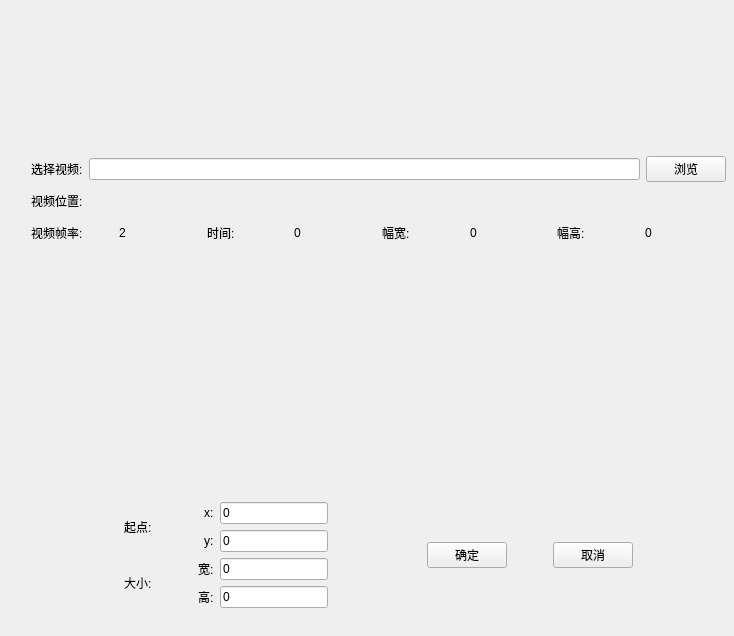
<?xml version="1.0" encoding="UTF-8"?>
<ui version="4.0">
 <class>Widget</class>
 <widget class="QWidget" name="Widget">
  <property name="geometry">
   <rect>
    <x>0</x>
    <y>0</y>
    <width>734</width>
    <height>636</height>
   </rect>
  </property>
  <property name="minimumSize">
   <size>
    <width>734</width>
    <height>636</height>
   </size>
  </property>
  <property name="maximumSize">
   <size>
    <width>734</width>
    <height>636</height>
   </size>
  </property>
  <property name="windowTitle">
   <string>Widget</string>
  </property>
  <widget class="QLabel" name="label_8">
   <property name="geometry">
    <rect>
     <x>50</x>
     <y>200</y>
     <width>54</width>
     <height>18</height>
    </rect>
   </property>
   <property name="text">
    <string/>
   </property>
  </widget>
  <widget class="QWidget" name="layoutWidget">
   <property name="geometry">
    <rect>
     <x>20</x>
     <y>20</y>
     <width>717</width>
     <height>599</height>
    </rect>
   </property>
   <layout class="QVBoxLayout" name="verticalLayout">
    <item>
     <spacer name="verticalSpacer_4">
      <property name="orientation">
       <enum>Qt::Vertical</enum>
      </property>
      <property name="sizeHint" stdset="0">
       <size>
        <width>20</width>
        <height>40</height>
       </size>
      </property>
     </spacer>
    </item>
    <item>
     <layout class="QHBoxLayout" name="horizontalLayout">
      <item>
       <widget class="QLabel" name="label">
        <property name="text">
         <string>选择视频:</string>
        </property>
       </widget>
      </item>
      <item>
       <widget class="QLineEdit" name="lineEdit_path"/>
      </item>
      <item>
       <widget class="QPushButton" name="path_btn">
        <property name="text">
         <string>浏览</string>
        </property>
       </widget>
      </item>
     </layout>
    </item>
    <item>
     <layout class="QHBoxLayout" name="horizontalLayout_3">
      <item>
       <widget class="QLabel" name="label_2">
        <property name="text">
         <string>视频位置:</string>
        </property>
       </widget>
      </item>
      <item>
       <widget class="QLabel" name="label_path">
        <property name="minimumSize">
         <size>
          <width>335</width>
          <height>26</height>
         </size>
        </property>
        <property name="maximumSize">
         <size>
          <width>335</width>
          <height>26</height>
         </size>
        </property>
        <property name="styleSheet">
         <string notr="true"/>
        </property>
        <property name="text">
         <string/>
        </property>
       </widget>
      </item>
      <item>
       <spacer name="horizontalSpacer">
        <property name="orientation">
         <enum>Qt::Horizontal</enum>
        </property>
        <property name="sizeHint" stdset="0">
         <size>
          <width>40</width>
          <height>20</height>
         </size>
        </property>
       </spacer>
      </item>
     </layout>
    </item>
    <item>
     <layout class="QHBoxLayout" name="horizontalLayout_2">
      <item>
       <widget class="QLabel" name="label_4">
        <property name="minimumSize">
         <size>
          <width>83</width>
          <height>26</height>
         </size>
        </property>
        <property name="maximumSize">
         <size>
          <width>83</width>
          <height>26</height>
         </size>
        </property>
        <property name="text">
         <string>视频帧率:</string>
        </property>
       </widget>
      </item>
      <item>
       <widget class="QLabel" name="rate_label">
        <property name="minimumSize">
         <size>
          <width>83</width>
          <height>26</height>
         </size>
        </property>
        <property name="maximumSize">
         <size>
          <width>83</width>
          <height>26</height>
         </size>
        </property>
        <property name="text">
         <string>2</string>
        </property>
       </widget>
      </item>
      <item>
       <widget class="QLabel" name="label_5">
        <property name="minimumSize">
         <size>
          <width>83</width>
          <height>26</height>
         </size>
        </property>
        <property name="maximumSize">
         <size>
          <width>83</width>
          <height>26</height>
         </size>
        </property>
        <property name="text">
         <string>时间:</string>
        </property>
       </widget>
      </item>
      <item>
       <widget class="QLabel" name="time_label">
        <property name="minimumSize">
         <size>
          <width>83</width>
          <height>26</height>
         </size>
        </property>
        <property name="maximumSize">
         <size>
          <width>83</width>
          <height>26</height>
         </size>
        </property>
        <property name="text">
         <string>0</string>
        </property>
       </widget>
      </item>
      <item>
       <widget class="QLabel" name="label_6">
        <property name="minimumSize">
         <size>
          <width>83</width>
          <height>26</height>
         </size>
        </property>
        <property name="maximumSize">
         <size>
          <width>83</width>
          <height>26</height>
         </size>
        </property>
        <property name="text">
         <string>幅宽:</string>
        </property>
       </widget>
      </item>
      <item>
       <widget class="QLabel" name="width_label">
        <property name="minimumSize">
         <size>
          <width>83</width>
          <height>26</height>
         </size>
        </property>
        <property name="maximumSize">
         <size>
          <width>83</width>
          <height>26</height>
         </size>
        </property>
        <property name="text">
         <string>0</string>
        </property>
       </widget>
      </item>
      <item>
       <widget class="QLabel" name="label_7">
        <property name="minimumSize">
         <size>
          <width>83</width>
          <height>26</height>
         </size>
        </property>
        <property name="maximumSize">
         <size>
          <width>83</width>
          <height>26</height>
         </size>
        </property>
        <property name="text">
         <string>幅高:</string>
        </property>
       </widget>
      </item>
      <item>
       <widget class="QLabel" name="height_label">
        <property name="minimumSize">
         <size>
          <width>83</width>
          <height>26</height>
         </size>
        </property>
        <property name="maximumSize">
         <size>
          <width>83</width>
          <height>26</height>
         </size>
        </property>
        <property name="text">
         <string>0</string>
        </property>
       </widget>
      </item>
     </layout>
    </item>
    <item>
     <spacer name="verticalSpacer_2">
      <property name="orientation">
       <enum>Qt::Vertical</enum>
      </property>
      <property name="sizeHint" stdset="0">
       <size>
        <width>20</width>
        <height>40</height>
       </size>
      </property>
     </spacer>
    </item>
    <item>
     <layout class="QGridLayout" name="label_layout" rowminimumheight="0" columnminimumwidth="0"/>
    </item>
    <item>
     <spacer name="verticalSpacer">
      <property name="orientation">
       <enum>Qt::Vertical</enum>
      </property>
      <property name="sizeHint" stdset="0">
       <size>
        <width>20</width>
        <height>40</height>
       </size>
      </property>
     </spacer>
    </item>
    <item>
     <layout class="QHBoxLayout" name="horizontalLayout_7">
      <item>
       <spacer name="horizontalSpacer_6">
        <property name="orientation">
         <enum>Qt::Horizontal</enum>
        </property>
        <property name="sizeHint" stdset="0">
         <size>
          <width>40</width>
          <height>20</height>
         </size>
        </property>
       </spacer>
      </item>
      <item>
       <layout class="QVBoxLayout" name="verticalLayout_2">
        <item>
         <layout class="QHBoxLayout" name="horizontalLayout_4">
          <item>
           <widget class="QLabel" name="label_10">
            <property name="text">
             <string>起点:</string>
            </property>
           </widget>
          </item>
          <item>
           <spacer name="horizontalSpacer_3">
            <property name="orientation">
             <enum>Qt::Horizontal</enum>
            </property>
            <property name="sizeHint" stdset="0">
             <size>
              <width>40</width>
              <height>20</height>
             </size>
            </property>
           </spacer>
          </item>
          <item>
           <layout class="QVBoxLayout" name="verticalLayout_3">
            <item>
             <layout class="QHBoxLayout" name="horizontalLayout_8">
              <item>
               <widget class="QLabel" name="label_3">
                <property name="text">
                 <string>x:</string>
                </property>
               </widget>
              </item>
              <item>
               <widget class="QLineEdit" name="lineEdit_start_x">
                <property name="text">
                 <string>0</string>
                </property>
               </widget>
              </item>
             </layout>
            </item>
            <item>
             <layout class="QHBoxLayout" name="horizontalLayout_9">
              <item>
               <widget class="QLabel" name="label_9">
                <property name="text">
                 <string>y:</string>
                </property>
               </widget>
              </item>
              <item>
               <widget class="QLineEdit" name="lineEdit_start_y">
                <property name="text">
                 <string>0</string>
                </property>
               </widget>
              </item>
             </layout>
            </item>
           </layout>
          </item>
         </layout>
        </item>
        <item>
         <layout class="QHBoxLayout" name="horizontalLayout_5">
          <item>
           <widget class="QLabel" name="label_11">
            <property name="text">
             <string>大小:</string>
            </property>
           </widget>
          </item>
          <item>
           <spacer name="horizontalSpacer_4">
            <property name="orientation">
             <enum>Qt::Horizontal</enum>
            </property>
            <property name="sizeHint" stdset="0">
             <size>
              <width>40</width>
              <height>20</height>
             </size>
            </property>
           </spacer>
          </item>
          <item>
           <layout class="QVBoxLayout" name="verticalLayout_4">
            <item>
             <layout class="QHBoxLayout" name="horizontalLayout_11">
              <item>
               <widget class="QLabel" name="label_12">
                <property name="text">
                 <string>宽:</string>
                </property>
               </widget>
              </item>
              <item>
               <widget class="QLineEdit" name="lineEdit_size_w">
                <property name="text">
                 <string>0</string>
                </property>
               </widget>
              </item>
             </layout>
            </item>
            <item>
             <layout class="QHBoxLayout" name="horizontalLayout_10">
              <item>
               <widget class="QLabel" name="label_13">
                <property name="text">
                 <string>高:</string>
                </property>
               </widget>
              </item>
              <item>
               <widget class="QLineEdit" name="lineEdit_size_h">
                <property name="text">
                 <string>0</string>
                </property>
               </widget>
              </item>
             </layout>
            </item>
           </layout>
          </item>
         </layout>
        </item>
       </layout>
      </item>
      <item>
       <spacer name="horizontalSpacer_5">
        <property name="orientation">
         <enum>Qt::Horizontal</enum>
        </property>
        <property name="sizeHint" stdset="0">
         <size>
          <width>40</width>
          <height>20</height>
         </size>
        </property>
       </spacer>
      </item>
      <item>
       <layout class="QHBoxLayout" name="horizontalLayout_6">
        <item>
         <widget class="QPushButton" name="ok_btn">
          <property name="text">
           <string>确定</string>
          </property>
         </widget>
        </item>
        <item>
         <spacer name="horizontalSpacer_2">
          <property name="orientation">
           <enum>Qt::Horizontal</enum>
          </property>
          <property name="sizeHint" stdset="0">
           <size>
            <width>40</width>
            <height>20</height>
           </size>
          </property>
         </spacer>
        </item>
        <item>
         <widget class="QPushButton" name="cancel_btn">
          <property name="text">
           <string>取消</string>
          </property>
         </widget>
        </item>
       </layout>
      </item>
      <item>
       <spacer name="horizontalSpacer_7">
        <property name="orientation">
         <enum>Qt::Horizontal</enum>
        </property>
        <property name="sizeHint" stdset="0">
         <size>
          <width>40</width>
          <height>20</height>
         </size>
        </property>
       </spacer>
      </item>
     </layout>
    </item>
   </layout>
  </widget>
 </widget>
 <layoutdefault spacing="6" margin="11"/>
 <resources/>
 <connections/>
</ui>
